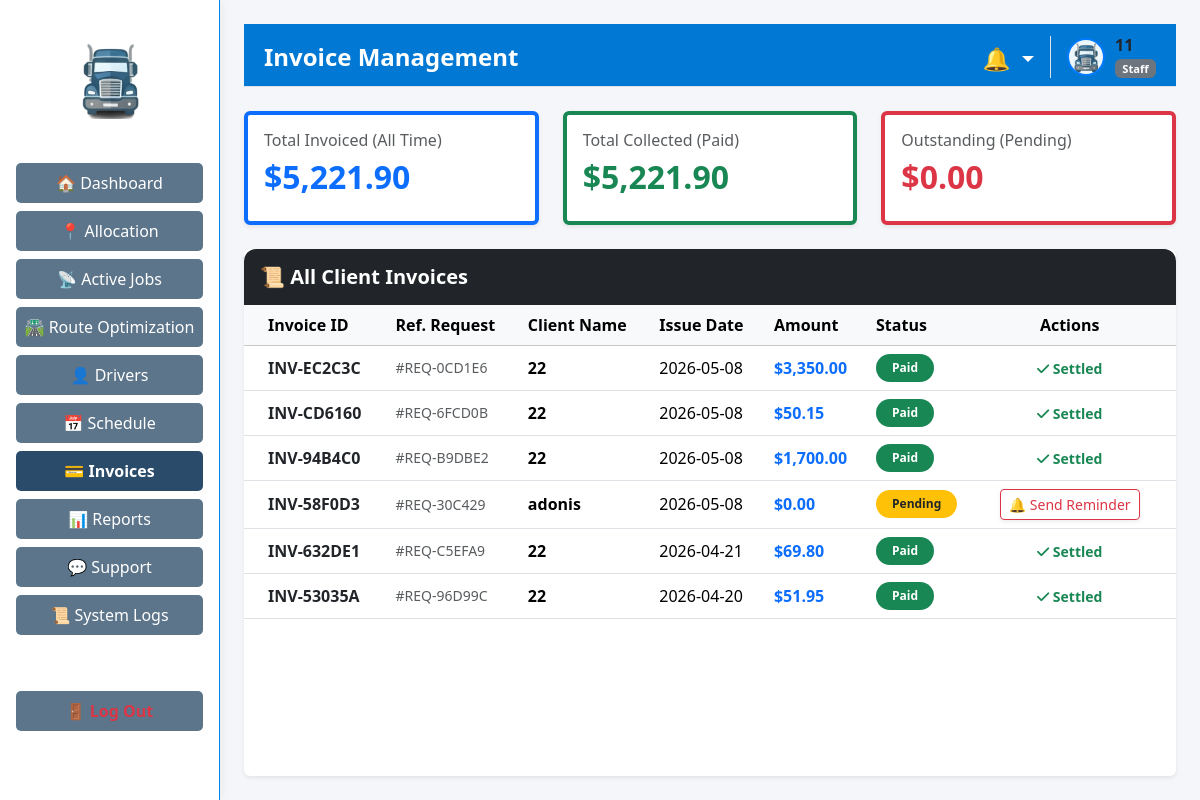
The app's page /staff/invoices (signed in), older data.
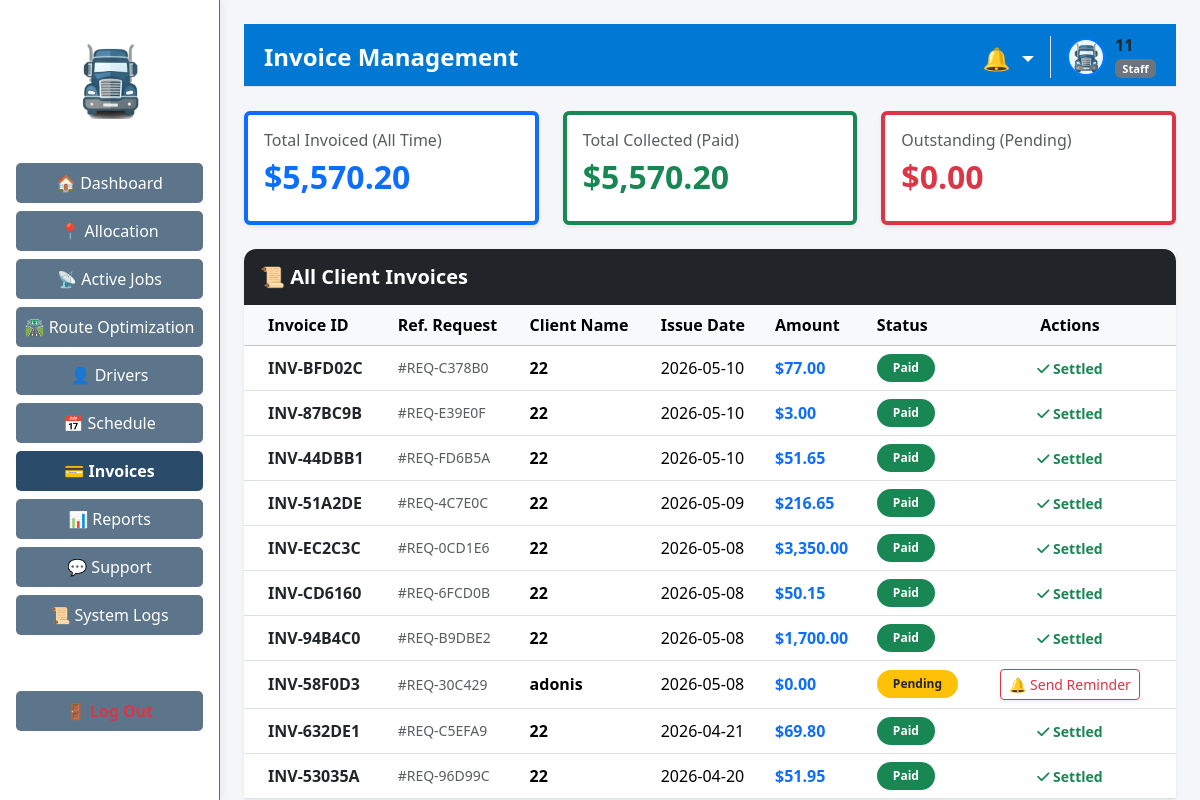
The same page, newer data.
### tables this page shows
CREATE TABLE invoices (
                        id TEXT PRIMARY KEY,
                        request_id TEXT NOT NULL,
                        client_name TEXT NOT NULL,
                        amount REAL NOT NULL,
                        issue_date TEXT NOT NULL,
                        status TEXT NOT NULL
                    );

### app/routes/request_routes.py (the view)
@request_bp.route('/staff/invoices')
def staff_invoices():
    if 'user_id' not in session or session.get('role') not in ['Administrator', 'Staff']:
        flash("Acces interzis.", "danger")
        return redirect(url_for('auth.login'))
    role = session.get('role')
    from app.models.invoice_model import DB_PATH
    invoices = []
    summary = {"total_amount": 0, "paid_amount": 0, "pending_amount": 0}
    try:
        with sqlite3.connect(DB_PATH) as conn:
            conn.row_factory = sqlite3.Row
            cursor = conn.cursor()
            cursor.execute("SELECT * FROM invoices ORDER BY issue_date DESC")
            rows = cursor.fetchall()
            for row in rows:
                inv = dict(row)
                invoices.append(inv)
                summary["total_amount"] += inv["amount"]
                if inv["status"] == "Paid":
                    summary["paid_amount"] += inv["amount"]
                else:
                    summary["pending_amount"] += inv["amount"]
    except Exception as e:
        logging.error(f"Eroare la incarcarea facturilor staff: {e}")
    return render_template('staff/invoices_management.html', invoices=invoices, summary=summary, role=role)

### app/models/notification_model.py (called while the page is built)
    def get_unread_notifications(self, target1: str, target2: str = '') -> List[Dict[str, Any]]:
        try:
            with sqlite3.connect(DB_PATH) as conn:
                conn.row_factory = sqlite3.Row
                cursor = conn.execute(
                    "SELECT * FROM notifications WHERE target_role IN (?, ?, 'All') AND is_read = 0 ORDER BY timestamp DESC",
                    (str(target1).strip(), str(target2).strip())
                )
                return [dict(row) for row in cursor.fetchall()]
        except sqlite3.Error as e:
            logging.error(f"Error fetching notifications: {e}")
            return []

### app/templates/staff/invoices_management.html (shortened to what this page needs)
{% extends "layouts/staff_layout.html" %}
{% block page_header %}Invoice Management{% endblock %}
{% block content %}
<div class="row mb-4">
    <div class="col-md-4">
        <div class="card bg-white shadow-sm border-start border-4 border-primary custom-rounded">
            <div class="card-body">
                <h6 class="text-muted mb-2">Total Invoiced (All Time)</h6>
                <h2 class="fw-bold text-primary">${{ "{:,.2f}".format(summary.total_amount) }}</h2>
            </div>
        </div>
    </div>
    <div class="col-md-4">
        <div class="card bg-white shadow-sm border-start border-4 border-success custom-rounded">
            <div class="card-body">
                <h6 class="text-muted mb-2">Total Collected (Paid)</h6>
                <h2 class="fw-bold text-success">${{ "{:,.2f}".format(summary.paid_amount) }}</h2>
            </div>
        </div>
    </div>
    <div class="col-md-4">
        <div class="card bg-white shadow-sm border-start border-4 border-danger custom-rounded">
            <div class="card-body">
                <h6 class="text-muted mb-2">Outstanding (Pending)</h6>
                <h2 class="fw-bold text-danger">${{ "{:,.2f}".format(summary.pending_amount) }}</h2>
            </div>
        </div>
    </div>
</div>
<div class="card shadow-sm border-0 custom-rounded">
    <div class="card-header bg-dark text-white py-3 border-0" style="border-radius: 12px 12px 0 0;">
        <h5 class="fw-bold mb-0">📜 All Client Invoices</h5>
    </div>
    <div class="table-responsive">
        <table class="table table-hover align-middle mb-0">
            <thead class="table-light">
                <tr>
                    <th class="ps-4">Invoice ID</th>
                    <th>Ref. Request</th>
                    <th>Client Name</th>
                    <th>Issue Date</th>
                    <th>Amount</th>
                    <th>Status</th>
                    <th class="text-center pe-4">Actions</th>
                </tr>
            </thead>
            <tbody>
                {% if invoices|length == 0 %}
                <tr>
                    <td colspan="7" class="text-center py-5 text-muted">No invoices generated yet. Deliver jobs to generate invoices.</td>
                </tr>
                {% else %}
                    {% for inv in invoices %}
                    <tr>
                        <td class="ps-4 fw-bold text-dark">{{ inv.id }}</td>
                        <td class="text-muted small">#{{ inv.request_id }}</td>
                        <td class="fw-bold">{{ inv.client_name }}</td>
                        <td>{{ inv.issue_date }}</td>
                        <td class="fw-bold text-primary">${{ "{:,.2f}".format(inv.amount) }}</td>
                        <td>
                            <span class="badge bg-{{ 'success' if inv.status == 'Paid' else 'warning text-dark' }} px-3 py-2 rounded-pill">
                                {{ inv.status }}
                            </span>
                        </td>
                        <td class="text-center pe-4">
                            {% if inv.status != 'Paid' %}
                                <form method="POST" action="{{ url_for('request_routes.send_invoice_reminder', invoice_id=inv.id) }}" style="margin: 0;">
                                    <button type="submit" class="btn btn-sm btn-outline-danger custom-rounded shadow-sm">
                                        🔔 Send Reminder
                                    </button>
                                </form>
                            {% else %}
                                <span class="text-success fw-bold small"><i class="fa-solid fa-check"></i> Settled</span>
                            {% endif %}
                        </td>
                    </tr>
                    {% endfor %}
                {% endif %}
            </tbody>
        </table>
    </div>
</div>
{% endblock %}

### app/templates/layouts/staff_layout.html (shortened to what this page needs)
<!DOCTYPE html>
<html lang="en">
<head>
    <link href="https://cdn.jsdelivr.net/npm/bootstrap@5.3.8/dist/css/bootstrap.min.css" rel="stylesheet">
    <link rel="stylesheet" href="https://cdnjs.cloudflare.com/ajax/libs/font-awesome/6.4.0/css/all.min.css">
    <link rel="stylesheet" href="{{ url_for('static', filename='css/style.css') }}">
</head>
<body class="bg-light">
<div class="dashboard-wrapper">
    <div class="sidebar" style="background-color: #ffffff; border-right: 1px solid #0285e9; box-shadow: 2px 0 10px rgba(0,0,0,0.05);">
        <div class="text-center mt-3 mb-4">
            <img src="{{ url_for('static', filename='img/truck.png') }}" alt="Logo" style="width: 100px;">
        </div>
        <a href="{{ url_for('dashboard.main_dashboard') }}" class="nav-btn {% if request.endpoint == 'dashboard.main_dashboard' %}active fw-bold{% endif %}">🏠 Dashboard</a>
        <a href="{{ url_for('allocation.allocation_management') }}" class="nav-btn {% if request.endpoint == 'allocation.allocation_management' %}active fw-bold{% endif %}">📍 Allocation</a>
        <a href="{{ url_for('allocation.active_jobs') }}" class="nav-btn {% if request.endpoint == 'allocation.active_jobs' %}active fw-bold{% endif %}">📡 Active Jobs</a>
        <a href="{{ url_for('request_routes.route_optimization') }}" class="nav-btn {% if request.endpoint == 'request_routes.route_optimization' %}active fw-bold{% endif %}">🛣️ Route Optimization</a>
        <a href="{{ url_for('driver.driver_management') }}" class="nav-btn {% if request.endpoint == 'driver.driver_management' %}active fw-bold{% endif %}">👤 Drivers</a>
        <a href="{{ url_for('dashboard.driver_schedule') }}" class="nav-btn {% if request.endpoint == 'dashboard.driver_schedule' %}active fw-bold{% endif %}">📅 Schedule</a>
        <a href="{{ url_for('request_routes.staff_invoices') }}" class="nav-btn {% if request.endpoint == 'request_routes.staff_invoices' %}active fw-bold{% endif %}">💳 Invoices</a>
        <a href="{{ url_for('report_routes.reports_management') }}" class="nav-btn {% if request.endpoint == 'report_routes.reports_management' %}active fw-bold{% endif %}">📊 Reports</a>
        <a href="{{ url_for('admin_support.view_tickets') }}" class="nav-btn {% if request.endpoint == 'admin_support.view_tickets' %}active fw-bold{% endif %}">💬 Support</a>
        <a href="{{ url_for('logs.view_logs') }}" class="nav-btn {% if request.endpoint == 'logs.view_logs' %}active fw-bold{% endif %}">📜 System Logs</a>
        <a href="{{ url_for('auth.logout') }}" class="nav-btn mt-5 text-danger fw-bold">🚪 Log Out</a>
    </div>
    <div class="main-content p-4">
        <div class="top-navbar d-flex justify-content-between align-items-center mb-4 border-bottom pb-2">
            <div>
                <h2 class="h4 mb-0 fw-bold">{% block page_header %}Staff Dashboard{% endblock %}</h2>
            </div>
            <div class="user-info d-flex align-items-center">
                <div class="dropdown d-inline-block mt-1 me-1">
                    <span class="dropdown-toggle text-decoration-none" id="notifDropdown" role="button" data-bs-toggle="dropdown" aria-expanded="false" style="cursor: pointer; position: relative; font-size: 1.4rem;">
                        🔔
                    </span>
                </div>
                <a href="{{ url_for('profile.view_profile') }}" class="text-decoration-none text-dark">
                    <div class="user-profile border-start ps-3 ms-1 d-flex align-items-center">
                        {% if session.get('profile_picture') %}
                            <img src="{{ url_for('static', filename='img/avatars/' + session.get('profile_picture')) }}" alt="Avatar" style="width: 38px; height: 38px; object-fit: cover; border-radius: 50%; border: 2px solid #007bff; margin-right: 10px;">
                        {% else %}
                            <span class="fs-3 me-2">👤</span>
                        {% endif %}
                        <div class="d-flex flex-column justify-content-center">
                            <span class="fw-bold" style="font-size: 1rem; line-height: 1.2;">{{ session.get('username') }}</span>
                            <span class="badge bg-secondary mt-1" style="font-size: 0.70rem; align-self: flex-start;">Staff</span>
                        </div>
                    </div>
                </a>
            </div>
        </div>
        {% block content %}{% endblock %}
    </div>
</div>
</body>
</html>

### app/static/css/style.css (style rules this page uses)
body { margin: 0; padding: 0; font-family: 'Segoe UI', Tahoma, Geneva, Verdana, sans-serif; }
.dashboard-wrapper { display: flex; height: 100vh; width: 100vw; overflow: hidden; background-color: #f4f6f9; }
.sidebar { width: 220px; height: 100vh; background-color: #f8f9fa; border-right: 2px solid #dee2e6; display: flex; flex-direction: column; align-items: center; padding-top: 20px; overflow-y: auto; }
.sidebar img { width: 120px; margin-bottom: 20px; }
.nav-btn { width: 85%; background-color: #5d758b; color: white; border: none; padding: 8px; margin-bottom: 8px; border-radius: 5px; text-align: center; text-decoration: none; font-weight: 500; }
.nav-btn.active { background-color: #2b4b6b; font-weight: bold; }
.main-content { flex: 1; flex-grow: 1; height: 100vh; display: flex; flex-direction: column; overflow-y: auto; padding-bottom: 50px; }
.top-navbar { background-color: #0078d4; color: white; padding: 12px 20px; display: flex; justify-content: space-between; align-items: center; font-size: 1.4rem; }
.user-info { font-size: 0.95rem; display: flex; align-items: center; gap: 8px; }
.card { display: flex; flex-direction: column; height: 100%; }
.table-responsive { max-height: 500px; overflow-y: auto; }

Row changes from the older to the newer data that the page shows:
added invoices: id "INV-BFD02C", request_id "REQ-C378B0", client_name "22", issue_date "2026-05-10", amount "77.00", status "Paid", shows "Settled"
added invoices: id "INV-87BC9B", request_id "REQ-E39E0F", client_name "22", issue_date "2026-05-10", amount "3.00", status "Paid", shows "Settled"
added invoices: id "INV-44DBB1", request_id "REQ-FD6B5A", client_name "22", issue_date "2026-05-10", amount "51.65", status "Paid", shows "Settled"
added invoices: id "INV-51A2DE", request_id "REQ-4C7E0C", client_name "22", issue_date "2026-05-09", amount "216.65", status "Paid", shows "Settled"
Text that changed along with them:
{{ "{:,.2f}".format(summary.total_amount) }}: "5,221.90" → "5,570.20"
{{ "{:,.2f}".format(summary.paid_amount) }}: "5,221.90" → "5,570.20"
